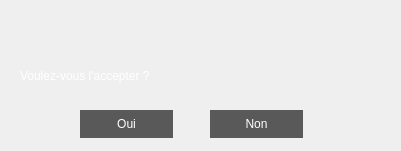
<?xml version="1.0" encoding="UTF-8"?>
<ui version="4.0">
 <class>BabelDialogButton</class>
 <widget class="QDialog" name="BabelDialogButton">
  <property name="geometry">
   <rect>
    <x>0</x>
    <y>0</y>
    <width>401</width>
    <height>151</height>
   </rect>
  </property>
  <property name="windowTitle">
   <string>error</string>
  </property>
  <property name="styleSheet">
   <string notr="true">background-image: url(:/background_image.png);</string>
  </property>
  <widget class="QLineEdit" name="lineEdit">
   <property name="geometry">
    <rect>
     <x>10</x>
     <y>60</y>
     <width>381</width>
     <height>31</height>
    </rect>
   </property>
   <property name="styleSheet">
    <string notr="true">background: none;
border: none;
background-color: rgba(255, 255, 255, 0);
padding: 8px;
font: 16px &quot;Open Sans Light&quot;;
color: rgb(255, 255, 255);
qproperty-alignment: AlignCenter;
</string>
   </property>
   <property name="text">
    <string>Voulez-vous l'accepter ?</string>
   </property>
  </widget>
  <widget class="QPushButton" name="yes">
   <property name="geometry">
    <rect>
     <x>80</x>
     <y>110</y>
     <width>93</width>
     <height>28</height>
    </rect>
   </property>
   <property name="styleSheet">
    <string notr="true">background: none;
border: none;
background-color: rgba(0, 0, 0, 160);
padding: 8px;
font: 16px &quot;Open Sans Light&quot;;
color: rgb(255, 255, 255);
qproperty-alignment: AlignCenter;
</string>
   </property>
   <property name="text">
    <string>Oui</string>
   </property>
  </widget>
  <widget class="QPushButton" name="no">
   <property name="geometry">
    <rect>
     <x>210</x>
     <y>110</y>
     <width>93</width>
     <height>28</height>
    </rect>
   </property>
   <property name="styleSheet">
    <string notr="true">background: none;
border: none;
background-color: rgba(0, 0, 0, 160);
padding: 8px;
font: 16px &quot;Open Sans Light&quot;;
color: rgb(255, 255, 255);
qproperty-alignment: AlignCenter;
</string>
   </property>
   <property name="text">
    <string>Non</string>
   </property>
  </widget>
 </widget>
 <resources>
  <include location="../resources/BabelMainWindow.qrc"/>
 </resources>
 <connections>
  <connection>
   <sender>no</sender>
   <signal>clicked()</signal>
   <receiver>BabelDialogButton</receiver>
   <slot>close()</slot>
   <hints>
    <hint type="sourcelabel">
     <x>256</x>
     <y>123</y>
    </hint>
    <hint type="destinationlabel">
     <x>200</x>
     <y>75</y>
    </hint>
   </hints>
  </connection>
  <connection>
   <sender>yes</sender>
   <signal>clicked()</signal>
   <receiver>BabelDialogButton</receiver>
   <slot>close()</slot>
   <hints>
    <hint type="sourcelabel">
     <x>126</x>
     <y>123</y>
    </hint>
    <hint type="destinationlabel">
     <x>200</x>
     <y>75</y>
    </hint>
   </hints>
  </connection>
 </connections>
</ui>
